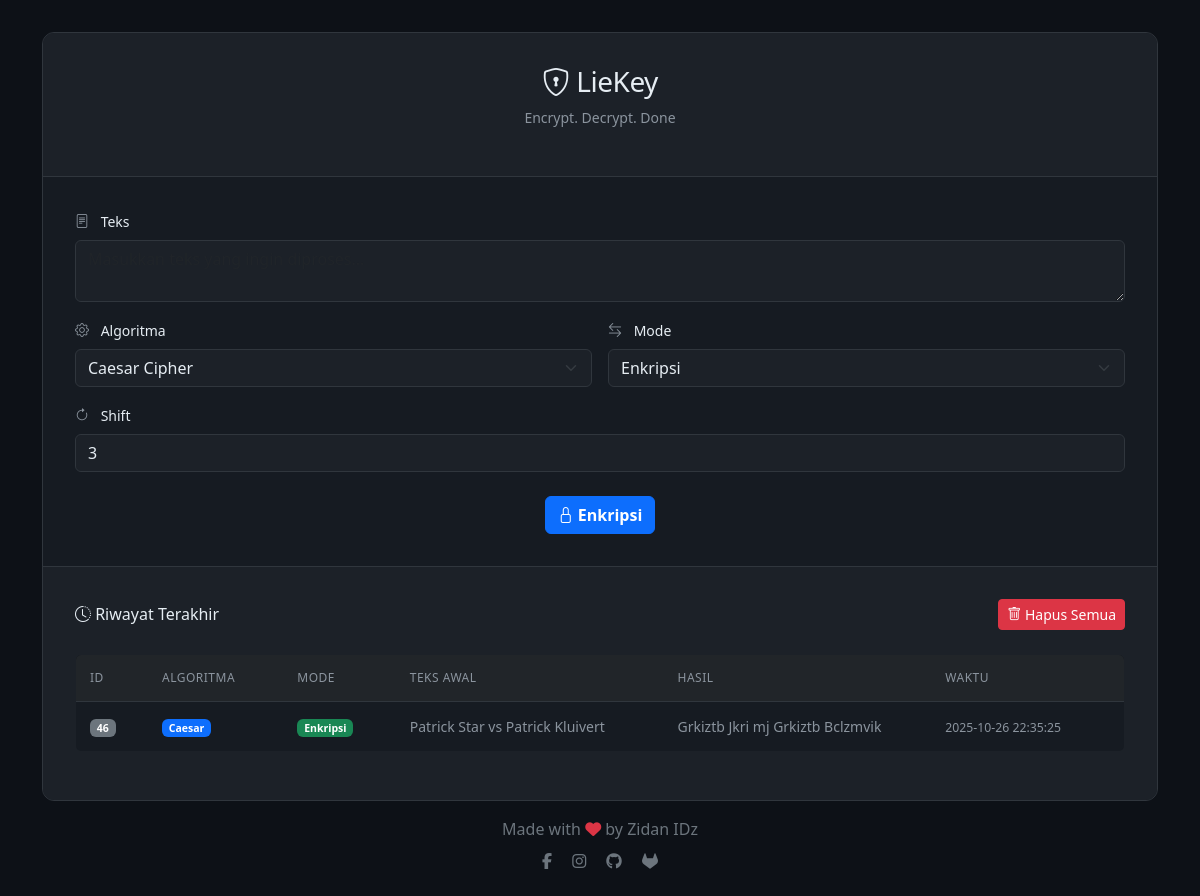
Before: / with the older database file.
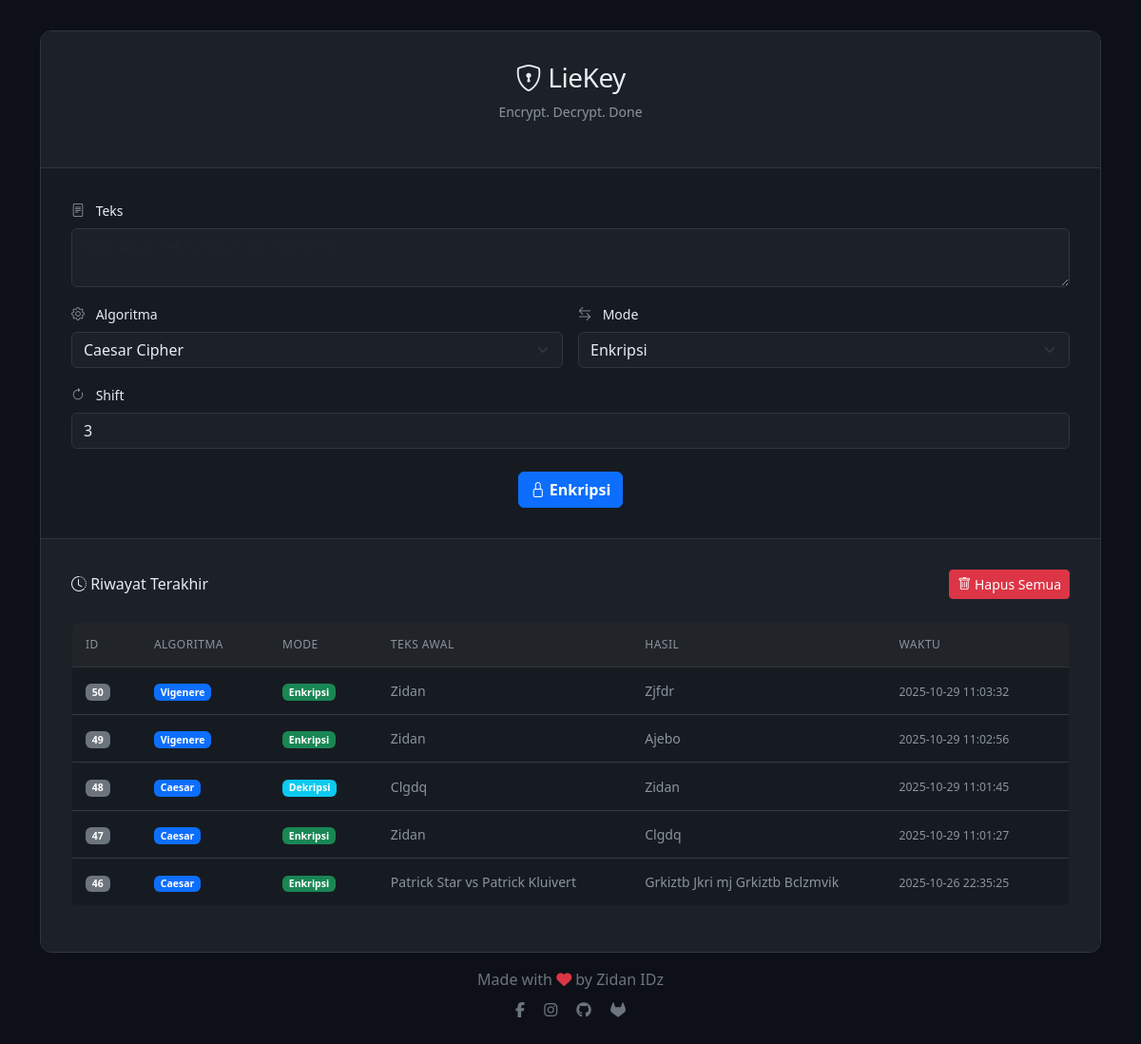
After: the same page with the newer database file.
### tables this page shows
CREATE TABLE history (
            id INTEGER PRIMARY KEY AUTOINCREMENT,
            text_input TEXT,
            result TEXT,
            algorithm TEXT,
            mode TEXT,
            shift INTEGER,
            key TEXT,
            timestamp TEXT
        );

### app.py (the view, shortened to what this page needs)
@app.route("/", methods=["GET", "POST"])
def index():
    result = ""
    history = get_history()
    return render_template("index.html", result=result, history=history)

### app.py (called while the page is built)
def get_history():
    conn = sqlite3.connect("history.db")
    c = conn.cursor()
    c.execute("SELECT * FROM history ORDER BY id DESC LIMIT 10")
    data = c.fetchall()
    conn.close()
    return data

### templates/index.html (shortened to what this page needs)
<!DOCTYPE html>
<html lang="id">
<head>
    <link rel="stylesheet" href="{{ url_for('static', filename='style.css') }}">
    <link href="https://cdn.jsdelivr.net/npm/bootstrap@5.3.0/dist/css/bootstrap.min.css" rel="stylesheet">
    <link rel="stylesheet" href="https://cdn.jsdelivr.net/npm/bootstrap-icons@1.11.0/font/bootstrap-icons.css">
    <link rel="stylesheet" href="https://cdnjs.cloudflare.com/ajax/libs/font-awesome/6.4.2/css/all.min.css">
</head>
<body>
    <div class="container">
        <div class="main-card">
            <div class="header-section">
                <h1><i class="bi bi-shield-lock"></i> LieKey</h1>
                <p class="subtitle">Encrypt. Decrypt. Done</p>
            </div>
            <div class="form-section">
                <form method="POST">
                    <div class="row g-3">
                        <div class="col-12">
                            <label for="text" class="form-label">
                                <i class="bi bi-file-text"></i> Teks
                            </label>
                            <textarea name="text" id="text" class="form-control" required
                                placeholder="Masukkan teks yang ingin diproses..."></textarea>
                        </div>
                        <div class="col-md-6">
                            <label for="algo" class="form-label">
                                <i class="bi bi-gear"></i> Algoritma
                            </label>
                            <select name="algo" id="algo" class="form-select" required onchange="toggleInput()">
                                <option value="caesar">Caesar Cipher</option>
                            </select>
                        </div>
                        <div class="col-md-6">
                            <label for="mode" class="form-label">
                                <i class="bi bi-arrow-left-right"></i> Mode
                            </label>
                            <select name="mode" id="mode" class="form-select" onchange="updateButtonText()">
                                <option value="encrypt">Enkripsi</option>
                            </select>
                        </div>
                        <div class="col-12" id="shiftDiv">
                            <label for="shift" class="form-label">
                                <i class="bi bi-arrow-clockwise"></i> Shift
                            </label>
                            <input type="number" name="shift" id="shift" class="form-control" value="3"
                                placeholder="Masukkan nilai shift">
                        </div>
                        <div class="col-12 text-center mt-4">
                            <button type="submit" id="executeButton" class="btn btn-primary fs-6 fw-bold">
                            </button>
                        </div>
                    </div>
                </form>
            </div>
            <div class="history-section">
                <div class="history-header">
                    <h5><i class="bi bi-clock-history"></i> Riwayat Terakhir</h5>
                    <form method="POST" class="d-inline">
                        <button type="submit" name="delete_history" class="btn btn-danger btn-sm">
                            <i class="bi bi-trash"></i> Hapus Semua
                        </button>
                    </form>
                </div>
                <div class="table-responsive">
                    <table class="table table-dark">
                        <thead>
                            <tr>
                                <th>ID</th>
                                <th>Algoritma</th>
                                <th>Mode</th>
                                <th>Teks Awal</th>
                                <th>Hasil</th>
                                <th>Waktu</th>
                            </tr>
                        </thead>
                        <tbody>
                            {% for row in history %}
                            <tr>
                                <td><span class="badge bg-secondary">{{ row[0] }}</span></td>
                                <td><span class="badge bg-primary">{{ row[3]|capitalize }}</span></td>
                                <td>
                                    {% if row[4] == 'encrypt' %}
                                    <span class="badge bg-success">Enkripsi</span>
                                    {% else %}
                                    <span class="badge bg-info">Dekripsi</span>
                                    {% endif %}
                                </td>
                                <td
                                    style="max-width: 200px; overflow: hidden; text-overflow: ellipsis; white-space: nowrap;">
                                    {{ row[1] }}</td>
                                <td
                                    style="max-width: 200px; overflow: hidden; text-overflow: ellipsis; white-space: nowrap;">
                                    {{ row[2] }}</td>
                                <td><small class="">{{ row[7] }}</small></td>
                            </tr>
                            {% endfor %}
                        </tbody>
                    </table>
                </div>
            </div>
        </div>
        <footer class="text-center py-3">
            <div class="container">
                <p class="mb-2 text-secondary">Made with <i class="fas fa-heart text-danger"></i> by Zidan IDz</p>
                <div class="social-icons">
                    <a href="https://web.facebook.com/muhammadraid.zaidani/" target="_blank" class="text-secondary mx-2"><i class="fab fa-facebook-f"></i></a>
                    <a href="https://www.instagram.com/zidan_idz/" target="_blank" class="text-secondary mx-2"><i class="fab fa-instagram"></i></a>
                    <a href="https://github.com/zidan-idz" target="_blank" class="text-secondary mx-2"><i class="fab fa-github"></i></a>
                    <a href="https://gitlab.com/zidan-idz" target="_blank" class="text-secondary mx-2"><i class="fab fa-gitlab"></i></a>
                </div>
            </div>
        </footer>
    </div>
</body>
</html>

### static/style.css (style rules this page uses)
:root { --bg-primary: #0d1117; --bg-secondary: #161b22; --bg-tertiary: #1c2128; --border-color: #30363d; --text-primary: #e6edf3; --text-secondary: #8b949e; --accent: #58a6ff; --accent-hover: #1f6feb; }
* { margin: 0; padding: 0; box-sizing: border-box; }
body { background-color: var(--bg-primary) !important; min-height: 100vh; padding: 2rem 0; font-family: -apple-system, BlinkMacSystemFont, 'Segoe UI', sans-serif; color: var(--text-primary); }
.main-card { background-color: var(--bg-secondary); border: 1px solid var(--border-color); border-radius: 12px; overflow: hidden; }
.header-section { background-color: var(--bg-tertiary); border-bottom: 1px solid var(--border-color); padding: 2rem; text-align: center; }
.header-section h1 { font-size: 1.75rem; font-weight: 400; margin: 0; letter-spacing: -0.5px; color: var(--text-primary); }
.header-section .subtitle { font-size: 0.875rem; color: var(--text-secondary); margin-top: 0.5rem; }
.form-section { padding: 2rem; }
.form-label { font-weight: 500; color: var(--text-primary); margin-bottom: 0.5rem; font-size: 0.875rem; }
.form-label i { color: var(--text-secondary); margin-right: 0.5rem; }
.form-control, .form-select { background-color: var(--bg-tertiary) !important; border: 1px solid var(--border-color) !important; border-radius: 6px; padding: 0.625rem 0.875rem; color: var(--text-primary) !important; transition: all 0.2s ease; }
.form-control::placeholder { color: var(--text-secondary); }
textarea.form-control { min-height: 120px; resize: vertical; }
.btn-primary { background-color: var(--accent); border: none; border-radius: 6px; padding: 0.625rem 1.5rem; font-weight: 500; color: #fff; transition: all 0.2s ease; font-size: 0.875rem; }
.btn-danger { background-color: #da3633; border: none; border-radius: 6px; padding: 0.5rem 1rem; font-size: 0.875rem; color: #fff; }
.history-section { background-color: var(--bg-tertiary); border-top: 1px solid var(--border-color); padding: 2rem; }
.history-header { display: flex; justify-content: space-between; align-items: center; margin-bottom: 1.5rem; }
.history-header h5 { margin: 0; color: var(--text-primary); font-weight: 500; font-size: 1rem; }
.table { background-color: transparent; border: 1px solid var(--border-color); border-radius: 6px; overflow: hidden; margin: 0; }
.table thead { background-color: var(--bg-primary); }
.table thead th { border: none; border-bottom: 1px solid var(--border-color); padding: 0.875rem; font-weight: 500; font-size: 0.75rem; text-transform: uppercase; letter-spacing: 0.5px; color: var(--text-secondary); }
.table tbody td { padding: 0.875rem; vertical-align: middle; border-top: 1px solid var(--border-color); font-size: 0.875rem; color: var(--text-secondary); background-color: var(--bg-secondary); }
.badge { padding: 0.35rem 0.65rem; font-weight: 500; border-radius: 4px; font-size: 0.75rem; }
.bg-secondary { background-color: var(--text-secondary) !important; }
.bg-primary { background-color: var(--accent) !important; }
.bg-success { background-color: #3fb950 !important; }
.bg-info { background-color: #54aeff !important; }

Changed rows visible on the page:
added history: id "50", algorithm "Vigenere", mode "Enkripsi", text_input "Zidan", result "Zjfdr", timestamp "2025-10-29 11:03:32"
added history: id "49", algorithm "Vigenere", mode "Enkripsi", text_input "Zidan", result "Ajebo", timestamp "2025-10-29 11:02:56"
added history: id "48", algorithm "Caesar", mode "Dekripsi", text_input "Clgdq", result "Zidan", timestamp "2025-10-29 11:01:45"
added history: id "47", algorithm "Caesar", mode "Enkripsi", text_input "Zidan", result "Clgdq", timestamp "2025-10-29 11:01:27"
